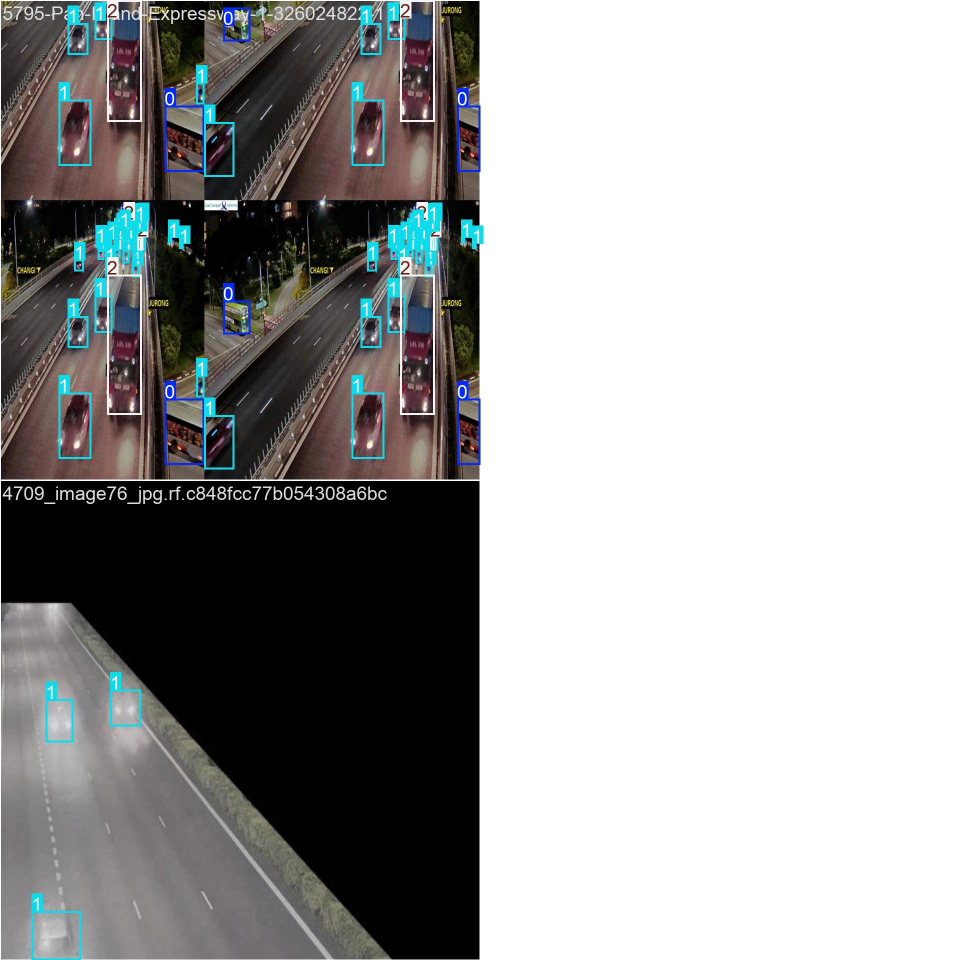
#> input picture archives/training/model/yolov11s/train2/train_batch0.jpg, 1920 x 1920 px, given in place of ., which was not available (shown at 1/2 size)
$ python -i test.py   (imports and definitions only)
#> lines starting #> are read from the running program, lines starting #| are printed output that depends on the picture; after the words box and inside, x2 and y2 are one past the last pixel; in counts of white or black regions, pixels touching at a corner belong together; pictures that were not available may be replaced by others from this repository, and a replacement may not be noted
# [82 lines of commented-out code are left out]


import cv2
import numpy as np
from pathlib import Path

def get_simulated_images():
    """Retrieves images from a folder, sorted by filename."""
    folder = Path("../data/DETRAC_Upload")
    image_paths = sorted(folder.rglob("*.jpg"))  # Sort ensures sequential processing
    return image_paths

def compute_optical_flow(image_paths):
    """Computes optical flow between sequential images using Farneback method."""
    if len(image_paths) < 2:
        print("Error: Not enough images to compute optical flow.")
        return

    # Load the first frame and convert to grayscale
    prev_frame = cv2.imread(str(image_paths[0]))
#> prev_frame is the input picture: shape (1920, 1920, 3); mean B, G, R 159.5, 159.7, 159.7
    prev_gray = cv2.cvtColor(prev_frame, cv2.COLOR_BGR2GRAY)
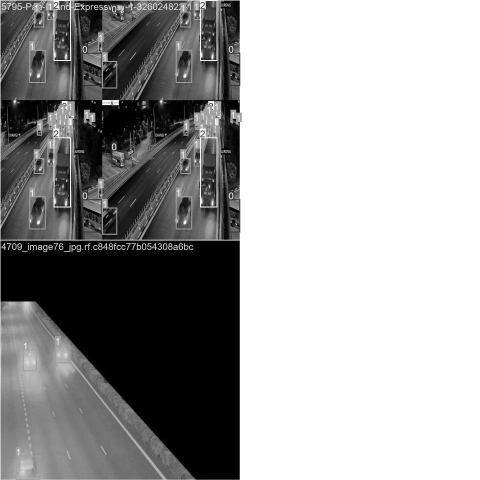
#> prev_gray: shape (1920, 1920) (shown at 1/4 size); min 0, max 255, mean 159.6

    # Prepare HSV image
    hsv = np.zeros_like(prev_frame)
    hsv[..., 1] = 255  # Set saturation to max for better visualization

    for img_path in image_paths[1:]:  # Start from the second image
        frame = cv2.imread(str(img_path))
        gray = cv2.cvtColor(frame, cv2.COLOR_BGR2GRAY)

        # Calculate dense optical flow
        flow = cv2.calcOpticalFlowFarneback(prev_gray, gray, None, 0.5, 3, 15, 3, 5, 1.2, 0)

        # Convert flow to HSV color representation
        mag, ang = cv2.cartToPolar(flow[..., 0], flow[..., 1])
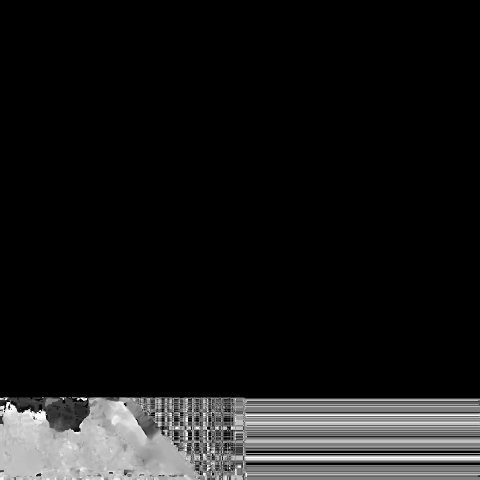
#> ang: shape (1920, 1920) float32 (shown at 1/4 size); min 0, max 6.28, mean 0.592; drawn with min black and max white
        hsv[..., 0] = ang * 180 / np.pi / 2
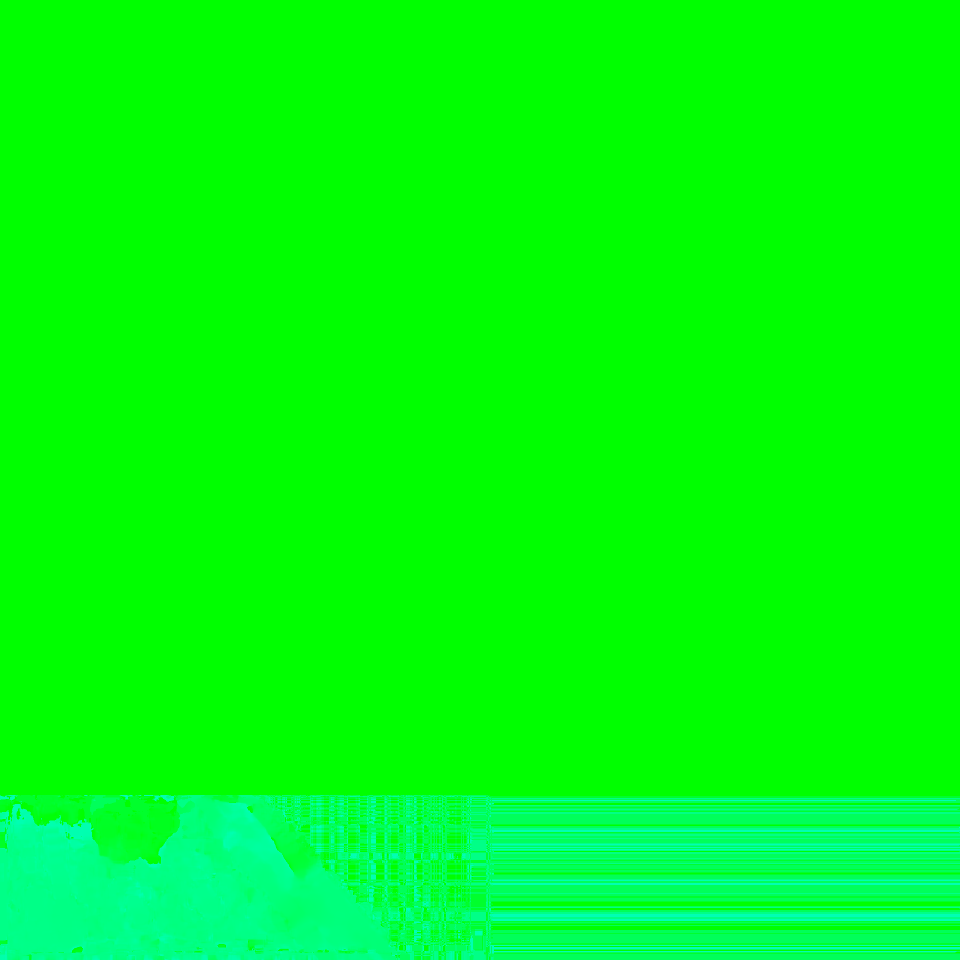
#> hsv: shape (1920, 1920, 3) (shown at 1/2 size); mean of channels 0, 1, 2 16.9, 255, 0; drawn as B, G, R
        hsv[..., 2] = cv2.normalize(mag, None, 0, 255, cv2.NORM_MINMAX)
#> hsv: shape (1920, 1920, 3); 0.08% of pixels changed, all inside (x1, y1, x2, y2) = (0, 1661, 948, 1920)

        # Convert HSV to BGR for visualization
        bgr_flow = cv2.cvtColor(hsv, cv2.COLOR_HSV2BGR)
        cv2.imshow("Optical Flow", bgr_flow)

        # Update previous frame
        prev_gray = gray.copy()

        # Exit on 'q' key press
        if cv2.waitKey(30) & 0xFF == ord('q'):
#> (key q is pressed here)
            break

    cv2.destroyAllWindows()

# Run the optical flow computation on images
image_paths = get_simulated_images()
# [1 line not run here, left out]

>>> result = compute_optical_flow('../archives/training/model/yolov11s/train2/train_batch0.jpg')

$ run again, on archives/training/model/yolov11s/train2/train_batch1.jpg
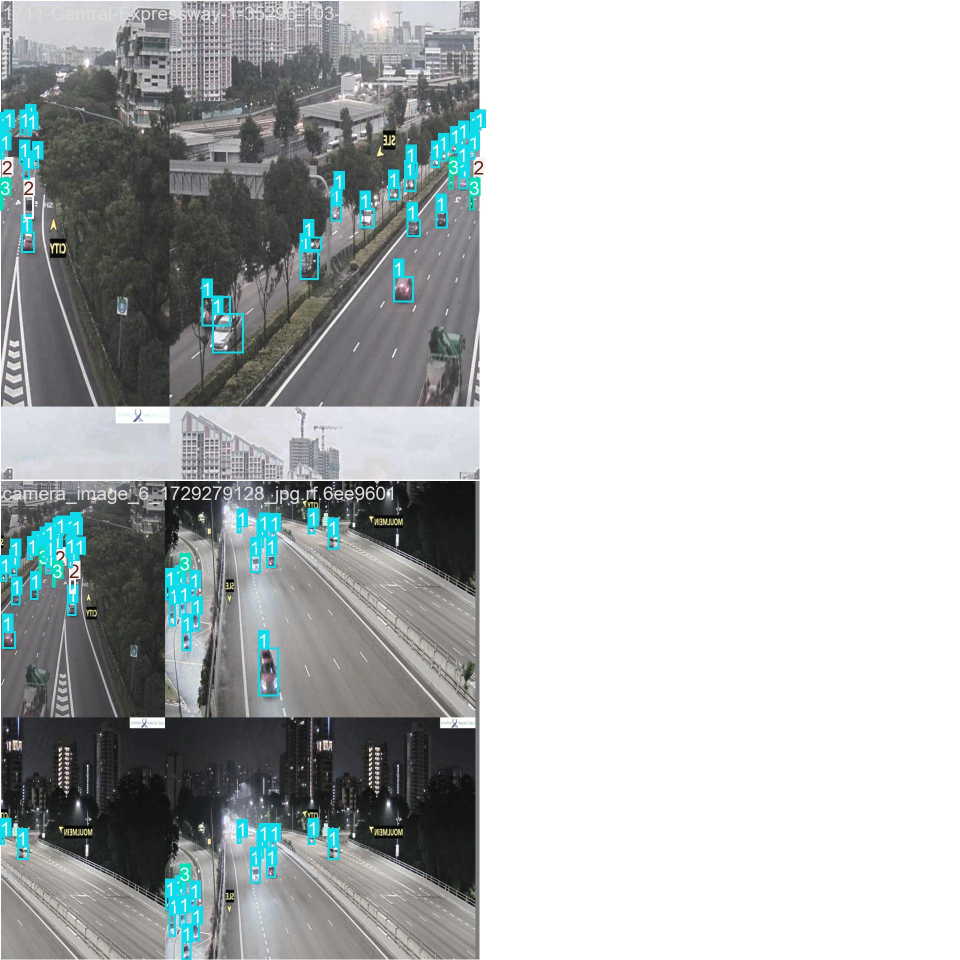
#> input picture archives/training/model/yolov11s/train2/train_batch1.jpg, 1920 x 1920 px, given in place of ., which was not available (shown at 1/2 size)
#> in compute_optical_flow, prev_frame is the input picture: shape (1920, 1920, 3); mean B, G, R 189, 188.5, 184.4
#> in compute_optical_flow, `mag, ang = cv2.cartToPolar(flow[..., 0], flow[..., 1])`:
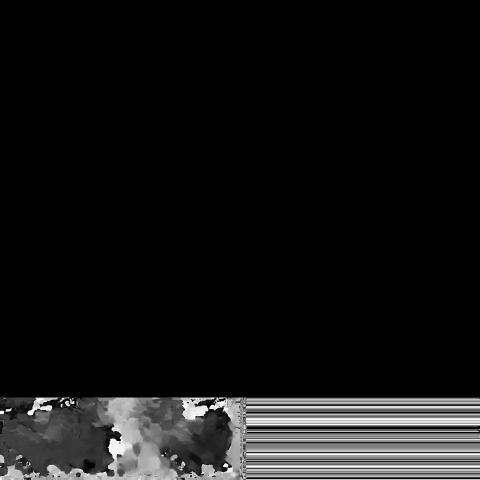
#> ang: shape (1920, 1920) float32 (shown at 1/4 size); min 0, max 6.28, mean 0.498; drawn with min black and max white
#> in compute_optical_flow, `hsv[..., 2] = cv2.normalize(mag, None, 0, 255, cv2.NORM_MINMAX)`:
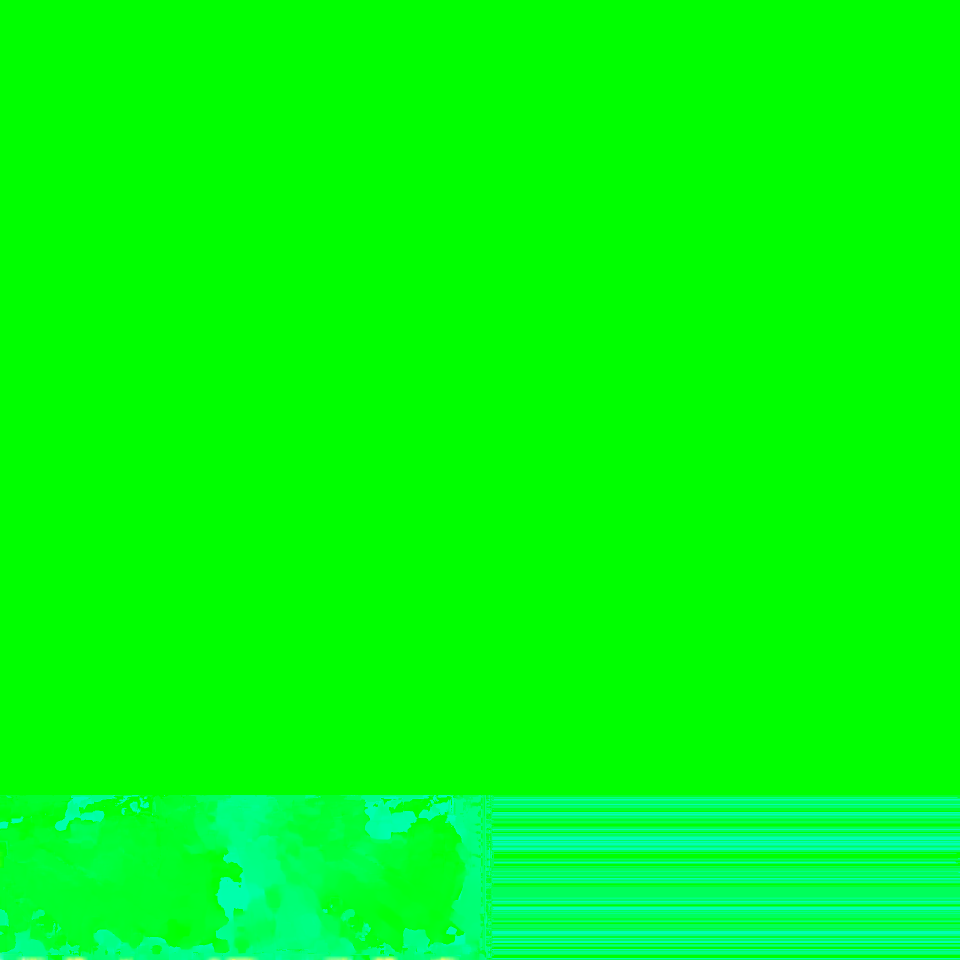
#> hsv: shape (1920, 1920, 3) (shown at 1/2 size); mean of channels 0, 1, 2 14.2, 255, 0.1; drawn as B, G, R

$ run again, on archives/training/model/yolov11s/train2/train_batch2.jpg
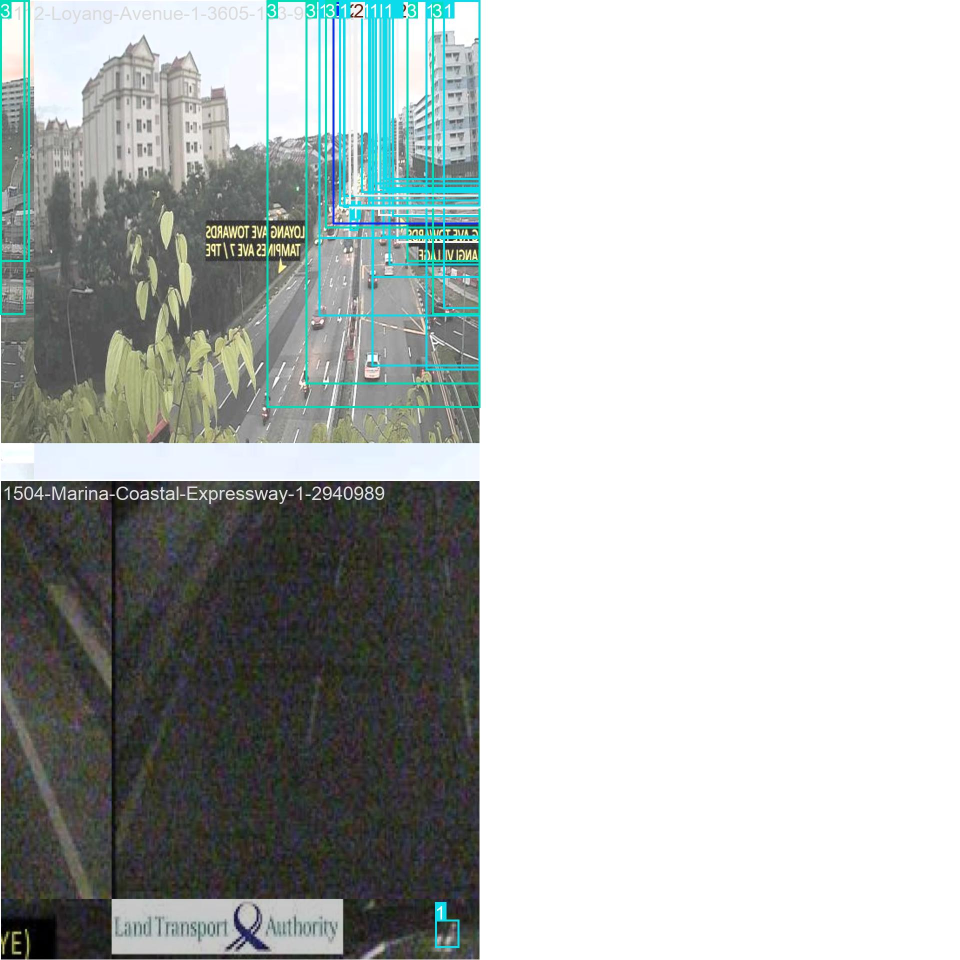
#> input picture archives/training/model/yolov11s/train2/train_batch2.jpg, 1920 x 1920 px, given in place of ., which was not available (shown at 1/2 size)
#> in compute_optical_flow, prev_frame is the input picture: shape (1920, 1920, 3); mean B, G, R 185.2, 186.8, 181.9
#> in compute_optical_flow, `mag, ang = cv2.cartToPolar(flow[..., 0], flow[..., 1])`:
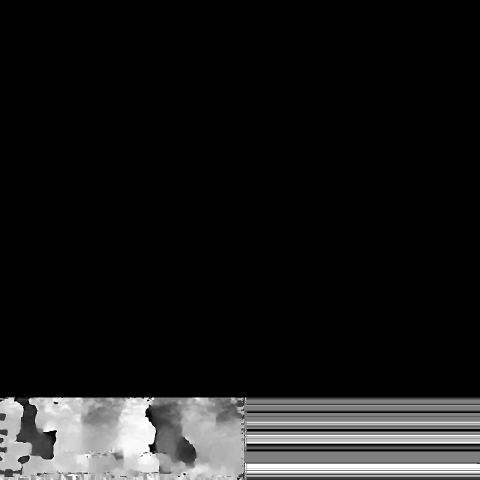
#> ang: shape (1920, 1920) float32 (shown at 1/4 size); min 0, max 6.28, mean 0.632; drawn with min black and max white
#> in compute_optical_flow, `hsv[..., 0] = ang * 180 / np.pi / 2`:
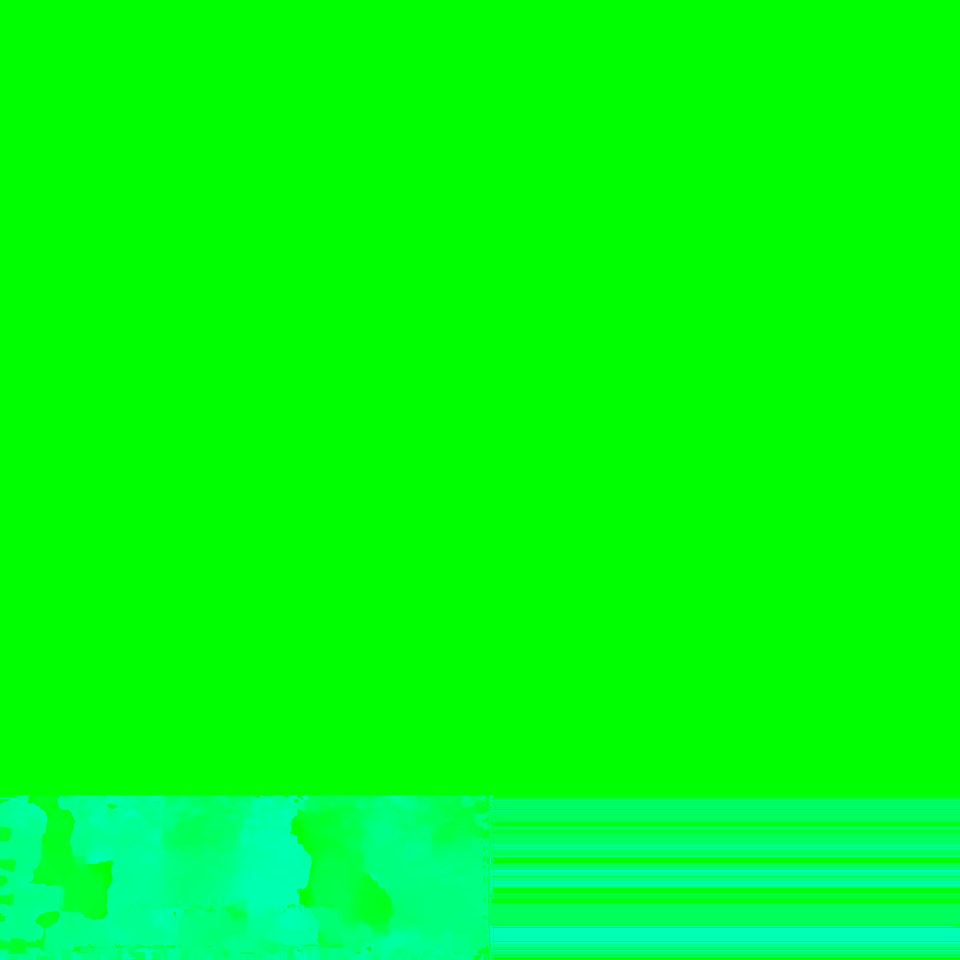
#> hsv: shape (1920, 1920, 3) (shown at 1/2 size); mean of channels 0, 1, 2 18.1, 255, 0; drawn as B, G, R
